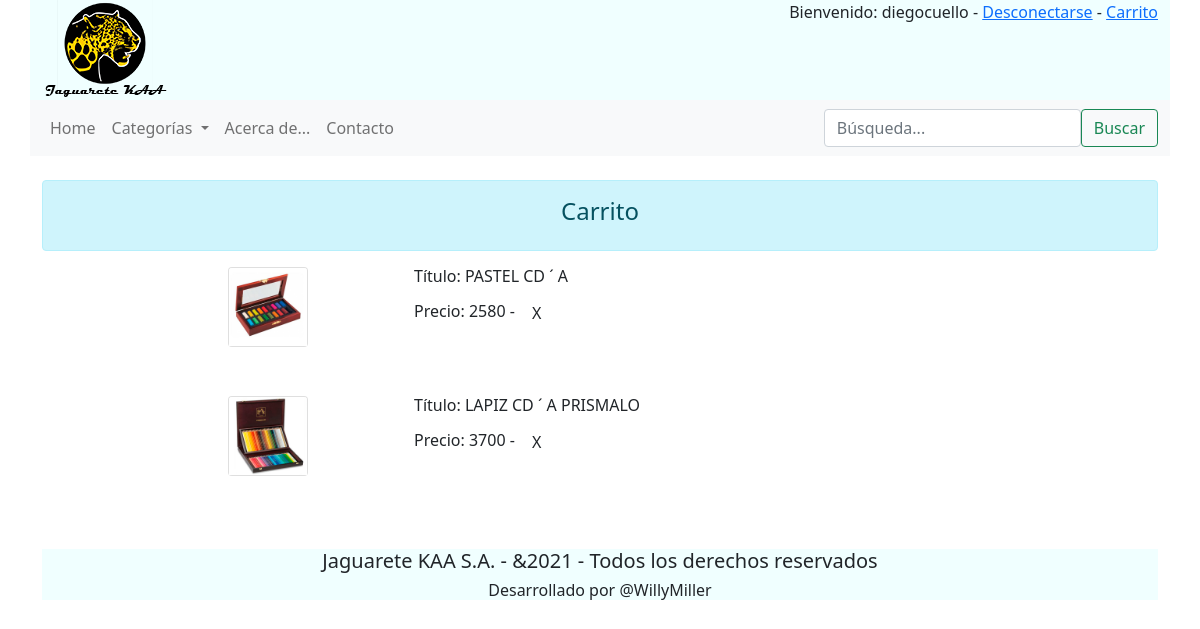
Page /apps/carrito (signed in) on the committed database.
### apps/models.py (models this page shows, shortened)
class Producto(models.Model):
    categoria = models.ForeignKey(Categorias, on_delete=models.CASCADE, related_name="clasificacion_categoria")
    titulo = models.CharField(max_length=250, null=False)
    imagen = models.FileField(upload_to='imagenes/')
    contenido = models.CharField(max_length=2000, null=False)
    precio = models.IntegerField()

### apps/views.py (the view)
# urls.py: path('carrito', views.carrito, name="carrito"),
@login_required
def carrito(request):
    carrito = Carrito.objects.get(usuario=request.user)
    return render(request, "carrito.html", {"productos": carrito.producto})

### apps/templates/carrito.html (shortened to what this page needs)
<!DOCTYPE HTML lang="es">
<html lang="es">
{% extends "layout.html" %}
{% block content %}
    <div class="alert alert-info" role="alert"><h4 style="text-align: center;">Carrito</h4></div>
    <div class="row">
        {% for producto in productos.all %}
        <div class="row justify-content-md-center">
            <div class="col-sm-2">
                <div class="card" style="width: 5rem;">
                    <img class="card-img-top" src="{{ media_url  }}{{ producto.imagen.url }}" alt="My image">
                </div>
            </div>
            <div class="col-sm-6">
                <h6 class="card-title">Título: {{ producto.titulo }}</h6>
                <p class="card-text">Precio: {{ producto.precio }} - <a href="{% url 'producto' producto.id %}" class="btn btn-alert">X</a></p>
                <br><br>
            </div>
        </div>
        {% empty %}
            <li>No hay productos en el Carrito.</li>
        {% endfor %}
    </div>
{% endblock %}

### apps/templates/layout.html (shortened to what this page needs)
<!DOCTYPE HTML>
<html lang="es">
{% load static %}
    <head>
        <link href="https://cdn.jsdelivr.net/npm/bootstrap@5.0.1/dist/css/bootstrap.min.css" rel="stylesheet">
    </head>
    <body>
        <div class="container">
            <div class="row" style="background-color: azure;">
                <div class="col-sm-4">
                    <img src="{% static 'Logo.png' %}" alt="Jaguarete">
                </div>
                <div class="col-sm-8">
                    {% if user.is_authenticated %}
                    <ul class="nav justify-content-end">
                        <p>Bienvenido: {{ user.get_username }} - <a href ="{% url 'logout' %}?next={% url 'index' %}">Desconectarse</a>
                            {% if user.id == 1 %}
                                - <a href ="/admin">Panel</a>
                            {% else %}
                                - <a href ="{% url 'carrito' %}">Carrito</a>
                            {% endif %}
                        </p>
                    </ul>
                    {% endif %}
                </div>
            </div>
            <div class="row">
                <nav class="navbar navbar-expand-lg navbar-light bg-light">
                    <div class="collapse navbar-collapse" id="navbarSupportedContent">
                      <ul class="navbar-nav mr-auto">
                        <li class="nav-item active">
                          <a class="nav-link" href="/apps/">Home</span></a>
                        </li>
                        <li class="nav-item dropdown">
                            <a class="nav-link dropdown-toggle" href="#" id="navbarDropdown" role="button" data-bs-toggle="dropdown" aria-expanded="false">
                                Categorías
                            </a>
                        </li>
                        <li class="nav-item">
                            <a class="nav-link" href="/apps/acercade">Acerca de...</a>
                        </li>
                        <li class="nav-item">
                            <a class="nav-link" href="/apps/contacto">Contacto</a>
                        </li>
                      </ul>
                    </div>
                    <form class="form-inline my-2 my-lg-0" method="get">
                        <ul class="nav justify-content-end">
                            <li><input class="form-control mr-sm-2" type="search" placeholder="Búsqueda..." name="buscar"></li>
                            <li><button class="btn btn-outline-success my-2 my-sm-0" type="submit">Buscar</button></li>
                        </ul>
                    </form>
                </nav>
            </div>
            <br>
            {% block body %}
                {% block content%}
                {% endblock %}
            {% endblock %}
            <br>
            <footer style="background-color: azure;">
                <h5 style="text-align: center;">Jaguarete KAA S.A. - &2021 - Todos los derechos reservados</h5>
                <h6 style="text-align: center;">Desarrollado por @WillyMiller</h6>
            </footer>
        </div>
    </body>
</html>

### rows in the picture
Producto: imagen (picture), titulo "PASTEL CD ´ A", precio "2580"
Producto: imagen (picture), titulo "LAPIZ CD ´ A PRISMALO", precio "3700"

### other values in the picture
{{ user.get_username }} "diegocuello"
